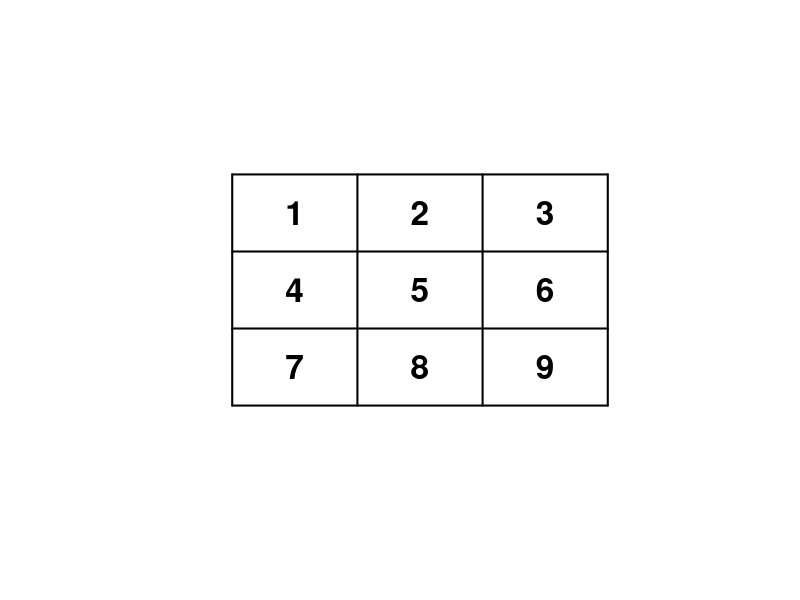
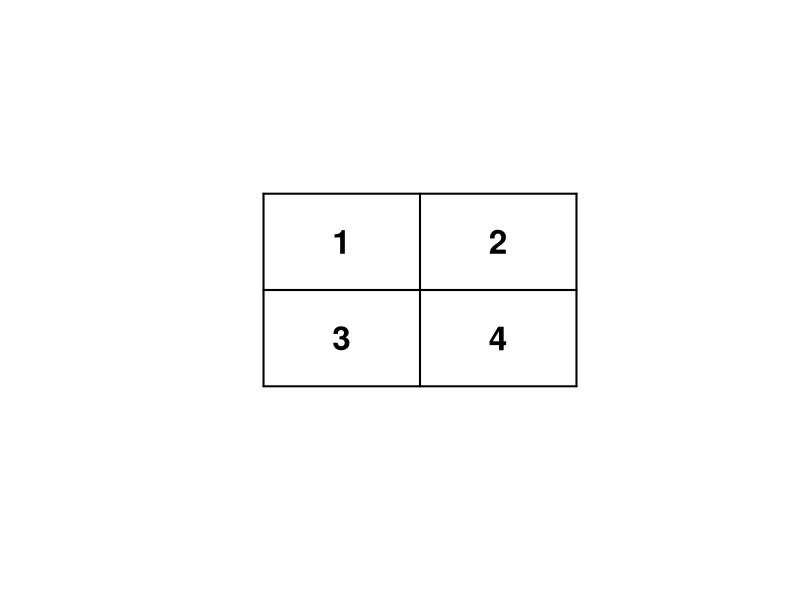
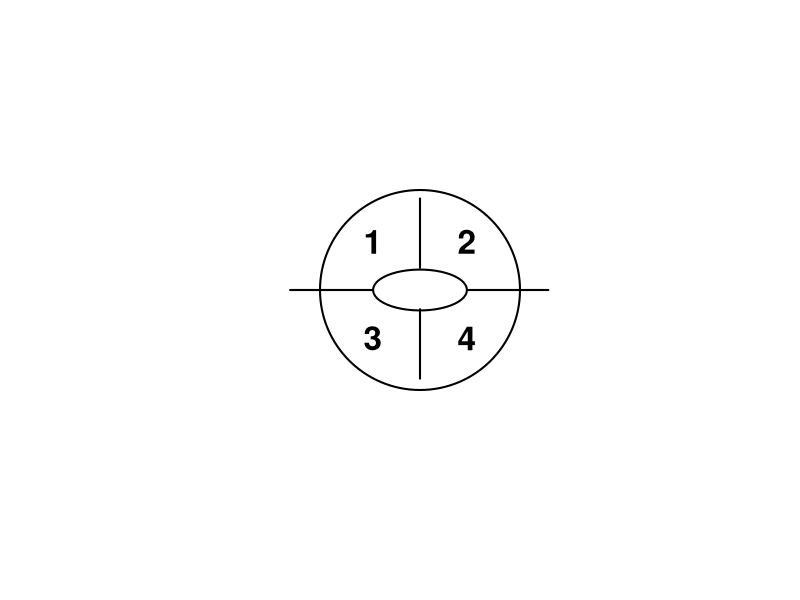

These charts were generated, in order, by the following R code:
plot(1:6,1:6,type="n", axes = FALSE,  # Fig. 3.7
   xlab = "", ylab = "")
lines(c(2,2), c(2,5), lwd = 2)
lines(c(2,5), c(2,2), lwd = 2)
lines(c(5,5), c(2,5), lwd = 2)
lines(c(2,5), c(5,5), lwd = 2)
lines(c(2,5), c(4,4), lwd = 2)
lines(c(2,5), c(3,3), lwd = 2)
lines(c(4,4), c(2,5), lwd = 2)
lines(c(3,3), c(2,5), lwd = 2)
text(2.5,4.5, "1", font = 2, cex = 2)
text(3.5,4.5, "2", font = 2, cex = 2)
text(4.5,4.5, "3", font = 2, cex = 2)
text(2.5,3.5, "4", font = 2, cex = 2)
text(3.5,3.5, "5", font = 2, cex = 2)
text(4.5,3.5, "6", font = 2, cex = 2)
text(2.5,2.5, "7", font = 2, cex = 2)
text(3.5,2.5, "8", font = 2, cex = 2)
text(4.5,2.5, "9", font = 2, cex = 2)

# -----------------------------------------

# Creation of Fig. 3.8

plot(1:5,1:5,type="n", axes = FALSE,  # Fig. 3.8a
 xlab = "", ylab = "")
lines(c(2,2), c(2,4), lwd = 2)
lines(c(2,4), c(2,2), lwd = 2)
lines(c(4,4), c(2,4), lwd = 2)
lines(c(2,4), c(4,4), lwd = 2)
lines(c(3,3), c(2,4), lwd = 2)
lines(c(2,4), c(3,3), lwd = 2)
text(2.5,3.5, "1", font = 2, cex = 2)
text(3.5,3.5, "2", font = 2, cex = 2)
text(2.5,2.5, "3", font = 2, cex = 2)
text(3.5,2.5, "4", font = 2, cex = 2)


plot(1:5,1:5,type="n", axes = FALSE,  # Fig. 3.8b
 xlab = "", ylab = "")
symbols(3, 3, circles = 3, add = TRUE, lwd = 2)
library(car)
ellipse(center = c(3,3), shape = matrix(c(1,0,0,0.5), nrow = 2), radius = 0.3,
   center.cex = 0, col = "black")
lines(c(2.17,2.7), c(3,3), lwd = 2)
lines(c(3.3,3.82), c(3,3), lwd = 2)
lines(c(3,3), c(2.08,2.8), lwd = 2)
lines(c(3,3), c(3.23,3.95), lwd = 2)
text(2.7,3.5, "1", font = 2, cex = 2)
text(3.3,3.5, "2", font = 2, cex = 2)
text(2.7,2.5, "3", font = 2, cex = 2)
text(3.3,2.5, "4", font = 2, cex = 2)





